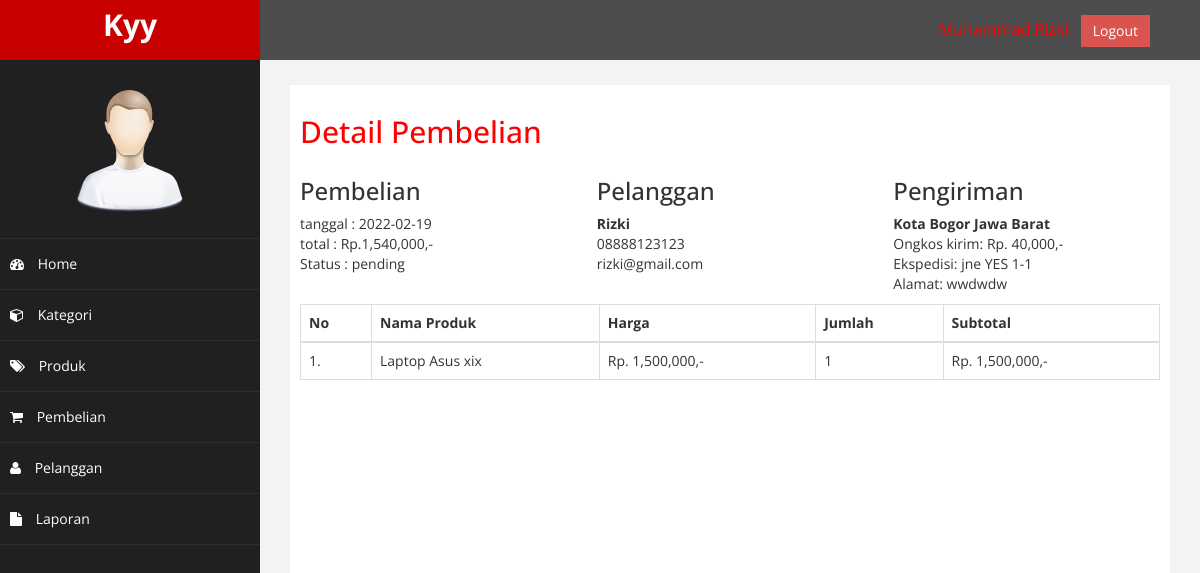
The app's page /admin/index.php?halaman=detail&id=1 (signed in) with its own data.
### tables this page shows
CREATE TABLE `pembelian` (
  `id_pembelian` int(11) NOT NULL,
  `id_pelanggan` int(11) NOT NULL,
  `tanggal_pembelian` date NOT NULL,
  `total_pembelian` int(11) NOT NULL,
  `alamat_pengiriman` text NOT NULL,
  `status_pembelian` varchar(100) NOT NULL DEFAULT 'pending',
  `totalberat` int(11) NOT NULL,
  `provinsi` varchar(255) NOT NULL,
  `distrik` varchar(255) NOT NULL,
  `tipe` varchar(255) NOT NULL,
  `kodepos` varchar(255) NOT NULL,
  `ekspedisi` varchar(255) NOT NULL,
  `paket` varchar(255) NOT NULL,
  `ongkir` int(11) NOT NULL,
  `estimasi` varchar(255) NOT NULL,
  `resi_pengiriman` varchar(234) NOT NULL
);

CREATE TABLE `pelanggan` (
  `id_pelanggan` int(11) NOT NULL,
  `email_pelanggan` varchar(100) NOT NULL,
  `password_pelanggan` varchar(50) NOT NULL,
  `nama_pelanggan` varchar(100) NOT NULL,
  `telepon_pelanggan` varchar(100) NOT NULL,
  `alamat_pelanggan` text NOT NULL
);

CREATE TABLE `pembelian_produk` (
  `id_pembelian_produk` int(11) NOT NULL,
  `id_pembelian` int(11) NOT NULL,
  `id_produk` int(11) NOT NULL,
  `jumlah` int(11) NOT NULL,
  `nama` varchar(100) NOT NULL,
  `harga` int(11) NOT NULL,
  `berat` int(11) NOT NULL,
  `subberat` int(11) NOT NULL,
  `subharga` int(11) NOT NULL
);

CREATE TABLE `produk` (
  `id_produk` int(11) NOT NULL,
  `id_kategori` int(5) NOT NULL,
  `nama_produk` varchar(100) NOT NULL,
  `harga_produk` int(11) NOT NULL,
  `berat_produk` int(11) NOT NULL,
  `foto_produk` varchar(100) NOT NULL,
  `deskripsi_produk` text NOT NULL,
  `stok_produk` int(5) NOT NULL
);

### admin/detail.php (the view)
<h2>Detail Pembelian</h2>
<?php
$ambil = $koneksi->query("SELECT * FROM pembelian JOIN pelanggan ON pembelian.id_pelanggan = pelanggan.id_pelanggan WHERE pembelian.id_pembelian = '$_GET[id]'");
$detail = $ambil->fetch_assoc();
?>
<div class="row" style="margin-bottom:10px;">
    <div class="col-md-4">
        <h3>Pembelian</h3>
        tanggal : <?= $detail["tanggal_pembelian"]; ?><br>
        total : Rp.<?= number_format($detail["total_pembelian"]); ?>,- <br>
        Status : <?= $detail['status_pembelian']; ?>
    </div>
    <div class="col-md-4">
        <h3>Pelanggan</h3>
        <strong><?= $detail["nama_pelanggan"]; ?></strong><br>
        <?= $detail["telepon_pelanggan"]; ?><br>
        <?= $detail["email_pelanggan"]; ?>
    </div>
    <div class="col-md-4">
        <h3>Pengiriman</h3>
        <strong><?= $detail['tipe']; ?> <?= $detail['distrik']; ?> <?= $detail['provinsi']; ?></strong><br>
        Ongkos kirim: Rp. <?= number_format($detail['ongkir']); ?>,-<br>
        Ekspedisi: <?= $detail['ekspedisi']; ?> <?= $detail['paket']; ?> <?= $detail['estimasi']; ?><br>
        Alamat: <?= $detail['alamat_pengiriman']; ?>
    </div>
</div>
<table class="table table-bordered">
    <thead>
        <tr>
            <th>No</th>
            <th>Nama Produk</th>
            <th>Harga</th>
            <th>Jumlah</th>
            <th>Subtotal</th>
        </tr>
    </thead>
    <tbody>
        <?php $no = 1; ?>
        <?php $ambil = $koneksi->query("SELECT * FROM pembelian_produk JOIN produk ON pembelian_produk.id_produk = produk.id_produk WHERE pembelian_produk.id_pembelian = '$_GET[id]'"); ?>
        <?php while ($pecah = $ambil->fetch_assoc()) : ?>
            <tr>
                <td><?= $no; ?>.</td>
                <td><?= $pecah["nama_produk"]; ?></td>
                <td>Rp. <?= number_format($pecah["harga_produk"]); ?>,-</td>
                <td><?= $pecah["jumlah"]; ?></td>
                <td>Rp. <?= number_format($pecah["jumlah"] * $pecah["harga_produk"]); ?>,-</td>
            </tr>
            <?php $no++; ?>
        <?php endwhile; ?>
    </tbody>
</table>

### admin/assets/css/custom.css (style rules this page uses)
body { font-family: 'Open Sans', sans-serif; }
h2 { color: #f00; }

### records on screen
pembelian: tanggal_pembelian "2022-02-19", total_pembelian "1,540,000", status_pembelian "pending", id_pelanggan.nama_pelanggan "Rizki", id_pelanggan.telepon_pelanggan "08888123123", id_pelanggan.email_pelanggan "rizki@gmail.com", tipe "Kota", distrik "Bogor", provinsi "Jawa Barat", ongkir "40,000", ekspedisi "jne", paket "YES", estimasi "1-1", alamat_pengiriman "wwdwdw"
pembelian_produk: id_produk.nama_produk "Laptop Asus xix", id_produk.harga_produk "1,500,000", jumlah "1", $pecah['jumlah']*$pecah['harga_produk'] "1,500,000"
